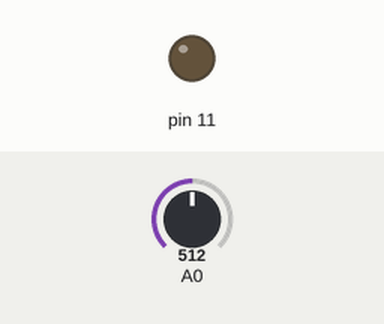
A sketch run on a simulated Arduino Uno, built with avr-gcc and run on an emulated ATmega328P. Shown: output pins drawn as LEDs (lit = HIGH). The inputs (shaded band) are chosen by the test bench; at power-on: A0 = 512.

Above: at 1.2 s.
1.3 s: A0 set to 314
2.8 s: A0 set to 287
At 3.8 s:
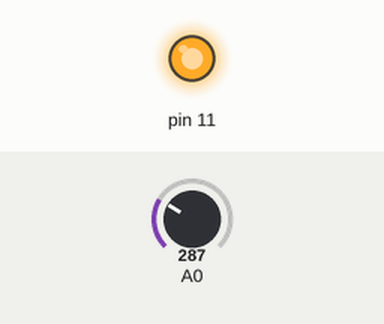
4.3 s: A0 set to 306
At 5.0 s:
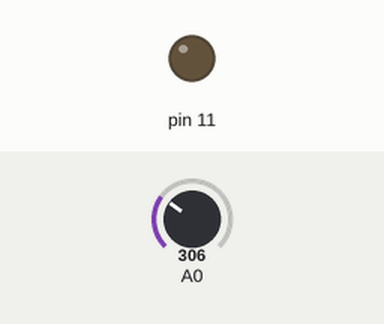
5.8 s: A0 set to 290
At 6.1 s:
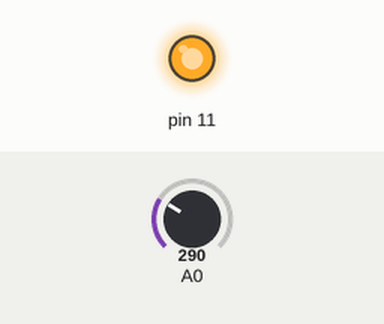
Timing chart, 0 to 8.3 s (numbered marks = the images above; inputs shaded):
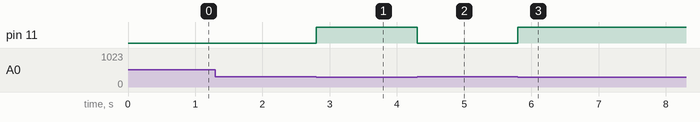

The sketch:

lampa_veghe.ino
```cpp
void setup() {
	pinMode(11, OUTPUT);
}
void loop() {
	int nivelIluminare = analogRead(0);
	if (nivelIluminare < 300) {
		digitalWrite(11, HIGH);} else {
		digitalWrite(11, LOW);
	}
}
```

Measured:
- the behaviour switches between 300 and 299 on A0 (found by bisection; images 0 and 1)
- after the input at 1.3 s, every drawn part: stays the same
- after the input at 2.8 s, pin 11: LOW → HIGH at once
- after the input at 4.3 s, pin 11: HIGH → LOW at once
- after the input at 5.8 s, pin 11: LOW → HIGH at once
